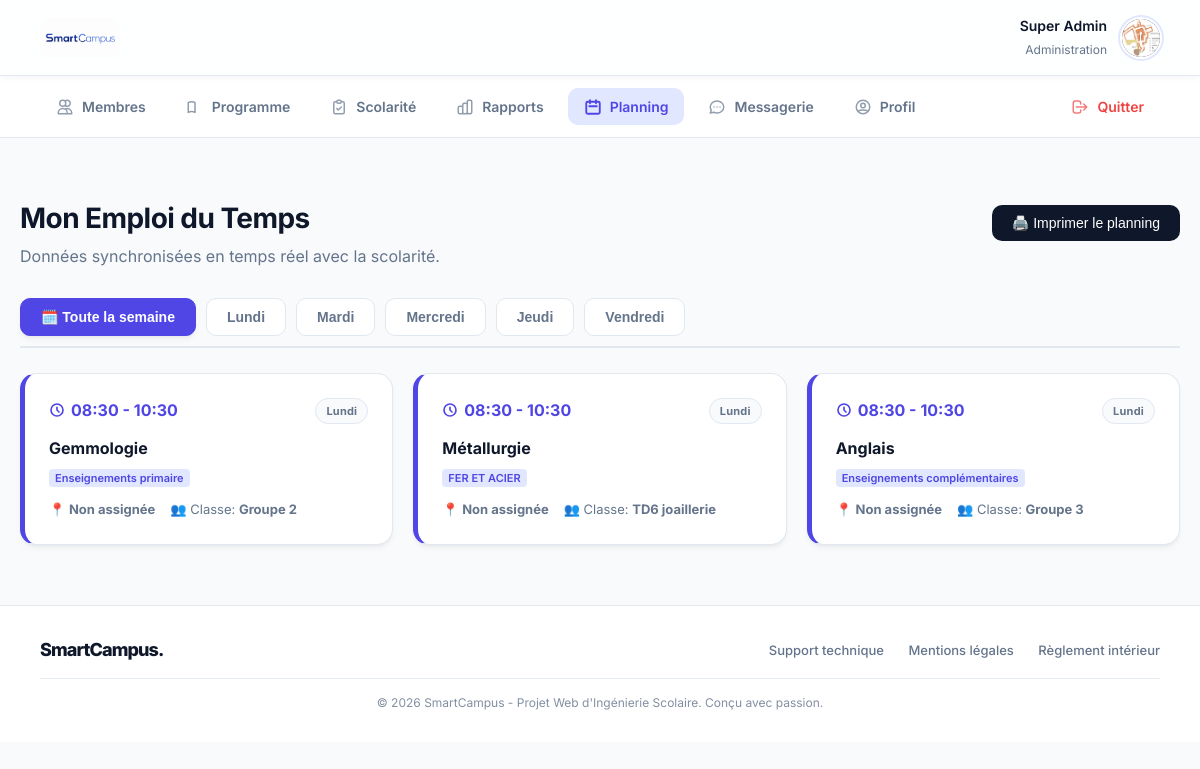
/planning.php (signed in), run on the app's committed database.
### tables this page shows
CREATE TABLE utilisateurs (
        id INTEGER PRIMARY KEY AUTOINCREMENT,
        prenom TEXT NOT NULL,
        nom TEXT NOT NULL,
        email TEXT UNIQUE NOT NULL,
        role TEXT CHECK(role IN ('etudiant', 'professeur', 'administrateur')) NOT NULL,
        mot_de_passe_hash TEXT NOT NULL,
        statut_compte TEXT DEFAULT 'actif',
        groupe_id INTEGER,
        FOREIGN KEY(groupe_id) REFERENCES groupes(id) ON DELETE SET NULL
    );

CREATE TABLE cours (
        id INTEGER PRIMARY KEY AUTOINCREMENT,
        titre TEXT NOT NULL,
        categorie TEXT NOT NULL,
        description TEXT,
        groupe_id INTEGER,
        professeur_id INTEGER, jour VARCHAR(20) DEFAULT 'Lundi', heure_debut VARCHAR(10) DEFAULT '08:30', heure_fin VARCHAR(10) DEFAULT '10:30', salle VARCHAR(50) DEFAULT 'Non assignée',
        FOREIGN KEY(groupe_id) REFERENCES groupes(id) ON DELETE CASCADE,
        FOREIGN KEY(professeur_id) REFERENCES utilisateurs(id) ON DELETE SET NULL
    );

CREATE TABLE groupes (
        id INTEGER PRIMARY KEY AUTOINCREMENT,
        nom TEXT NOT NULL UNIQUE
    );

### planning.php (the view, shortened to what this page needs)
<?php
require_once 'db.php';
$mon_id = $_SESSION['utilisateur_id'];
$mon_role = $_SESSION['role'];
$order_sql = "
    ORDER BY
    CASE c.jour
        WHEN 'Lundi' THEN 1
        WHEN 'Mardi' THEN 2
        WHEN 'Mercredi' THEN 3
        WHEN 'Jeudi' THEN 4
        WHEN 'Vendredi' THEN 5
        ELSE 6
    END,
    c.heure_debut ASC
";
if ($mon_role === 'etudiant') {
    $stmt_plan = $db->prepare("
        SELECT c.*, u.nom as prof_nom, u.prenom as prof_prenom, g.nom as classe_nom
        FROM cours c
        LEFT JOIN utilisateurs u ON c.professeur_id = u.id
        JOIN groupes g ON c.groupe_id = g.id
        WHERE c.groupe_id = (SELECT groupe_id FROM utilisateurs WHERE id = ?)
        " . $order_sql . "
    ");
    $stmt_plan->execute([$mon_id]);
} else {
    $stmt_plan = $db->prepare("
        SELECT c.*, u.nom as prof_nom, g.nom as classe_nom
        FROM cours c
        LEFT JOIN utilisateurs u ON c.professeur_id = u.id
        JOIN groupes g ON c.groupe_id = g.id
        " . $order_sql . "
    ");
    $stmt_plan->execute();
}
$tous_les_cours = $stmt_plan->fetchAll(PDO::FETCH_ASSOC);
?>
<!DOCTYPE html>
<html lang="fr">
<head>
    <link rel="stylesheet" href="style.css">
</head>
<body>
    <?php include 'menu.php'; ?>
    <div class="container">
        <div style="display:flex; justify-content:space-between; align-items:center; margin-bottom:30px;">
            <div>
                <h1>Mon Emploi du Temps</h1>
                <p style="color:var(--text-muted); margin:0;">Données synchronisées en temps réel avec la scolarité.</p>
            </div>
            <button class="btn-action" onclick="window.print()" style="background-color:var(--text-main);">🖨️ Imprimer le planning</button>
        </div>
        <div class="tabs-container">
            <button class="tab-btn active" onclick="filtrerJour('Tous')">🗓️ Toute la semaine</button>
            <button class="tab-btn" onclick="filtrerJour('Lundi')">Lundi</button>
            <button class="tab-btn" onclick="filtrerJour('Mardi')">Mardi</button>
            <button class="tab-btn" onclick="filtrerJour('Mercredi')">Mercredi</button>
            <button class="tab-btn" onclick="filtrerJour('Jeudi')">Jeudi</button>
            <button class="tab-btn" onclick="filtrerJour('Vendredi')">Vendredi</button>
        </div>
        <?php if (empty($tous_les_cours)): ?>
            <div class="card" style="text-align:center; padding:40px; color:var(--text-muted);">
                Aucun cours programmé dans votre calendrier actuellement.
            </div>
        <?php else: ?>
            <div class="planning-grid" id="planningGrid">
                <?php foreach($tous_les_cours as $c): ?>
                    <div class="card agenda-card" data-jour="<?= htmlspecialchars($c['jour'] ?? 'Lundi') ?>">
                        <div>
                            <div style="display:flex; justify-content:space-between; align-items:start;">
                                <div class="agenda-time">
                                    <svg xmlns="http://www.w3.org/2000/svg" width="16" height="16" fill="none" viewBox="0 0 24 24" stroke="currentColor" stroke-width="2.5">
                                        <path stroke-linecap="round" stroke-linejoin="round" d="M12 8v4l3 3m6-3a9 9 0 11-18 0 9 9 0 0118 0z" />
                                    </svg>
                                    <?= htmlspecialchars(substr($c['heure_debut'] ?? '00:00', 0, 5)) ?> - <?= htmlspecialchars(substr($c['heure_fin'] ?? '00:00', 0, 5)) ?>
                                </div>
                                <span class="badge badge-neutral" style="font-size:11px; font-weight:700;">
                                    <?= htmlspecialchars($c['jour'] ?? 'Lundi') ?>
                                </span>
                            </div>
                            <h3 style="margin:12px 0 4px 0; font-size:16px; font-weight:700; color:var(--text-main);">
                                <?= htmlspecialchars($c['titre']) ?>
                            </h3>
                            <span style="font-size:11px; font-weight:600; color:var(--primary); background:var(--primary-light); padding:2px 6px; border-radius:4px;">
                                <?= htmlspecialchars($c['categorie'] ?? 'Général') ?>
                            </span>
                        </div>
                        <div>
                            <div class="agenda-meta">
                                <span>📍 <strong><?= htmlspecialchars($c['salle'] ?? 'Non assignée') ?></strong></span>
                                <?php if ($mon_role === 'etudiant'): ?>
                                    <span>👤 Prof: <strong><?= htmlspecialchars($c['prof_nom'] ?? 'Enseignant') ?></strong></span>
                                <?php else: ?>
                                    <span>👥 Classe: <strong><?= htmlspecialchars($c['classe_nom'] ?? '-') ?></strong></span>
                                <?php endif; ?>
                            </div>
                        </div>
                    </div>
                <?php endforeach; ?>
            </div>
        <?php endif; ?>
    </div>
<?php include 'footer.php'; ?>
</body>
</html>

### menu.php (shortened to what this page needs)
<?php
require_once 'db.php';
$mon_id = $_SESSION['utilisateur_id'];
$mon_role = $_SESSION['role'];
$stmt_menu = $db->prepare("SELECT u.*, g.nom as nom_groupe FROM utilisateurs u LEFT JOIN groupes g ON u.groupe_id = g.id WHERE u.id = ?");
$stmt_menu->execute([$mon_id]);
$user_menu = $stmt_menu->fetch(PDO::FETCH_ASSOC);
$initiales_menu = strtoupper(substr($user_menu['prenom'], 0, 1) . substr($user_menu['nom'], 0, 1));
$avatar_menu_url = null;
$search_avatar_menu = glob("uploads/avatars/avatar_" . $mon_id . ".*");
if (!empty($search_avatar_menu)) { $avatar_menu_url = $search_avatar_menu[0]; }
$stmt_unread_menu = $db->prepare("SELECT COUNT(*) FROM messages WHERE destinataire_id = ? AND lu = 0");
$stmt_unread_menu->execute([$mon_id]);
$messages_non_lus_menu = $stmt_unread_menu->fetchColumn();
$current_page = basename($_SERVER['PHP_SELF']);
?>
<header class="top-bar">
    <img src="images/logo.jpg" alt="SmartCampus" onerror="this.src='https://via.placeholder.com/120x45?text=SmartCampus'">
    <div class="user-widget">
        <div class="user-widget-info" style="text-align: right;">
            <strong style="color:var(--text-main); font-size:14px;"><?= htmlspecialchars($user_menu['prenom'] . ' ' . $user_menu['nom']) ?></strong>
            <span style="font-size:12px; color:var(--text-muted);">
                <?php
                if ($mon_role === 'administrateur') echo 'Administration';
                elseif ($mon_role === 'professeur') echo 'Corps Enseignant';
                else echo htmlspecialchars($user_menu['nom_groupe'] ?? 'Étudiant');
                ?>
            </span>
        </div>
        <div class="avatar-small" <?= $mon_role === 'administrateur' ? 'style="background: #1e293b;"' : '' ?>>
            <?php if ($avatar_menu_url): ?><img src="<?= $avatar_menu_url ?>" alt="Profil"><?php else: ?><?= $initiales_menu ?><?php endif; ?>
        </div>
    </div>
</header>
<nav class="top-nav">
    <?php if ($mon_role === 'administrateur'): ?>
        <a href="dashboard_administrateur.php" class="<?= $current_page === 'dashboard_administrateur.php' ? 'active' : '' ?>">
            <svg fill="none" viewBox="0 0 24 24" stroke="currentColor" stroke-width="2"><path stroke-linecap="round" stroke-linejoin="round" d="M12 4.354a4 4 0 110 5.292M15 21H3v-1a6 6 0 0112 0v1zm0 0h6v-1a6 6 0 00-9-5.197M13 7a4 4 0 11-8 0 4 4 0 018 0z" /></svg> Membres
        </a>
        <a href="gestion_cours.php" class="<?= $current_page === 'gestion_cours.php' ? 'active' : '' ?>">
            <svg fill="none" viewBox="0 0 24 24" stroke="currentColor" stroke-width="2"><path stroke-linecap="round" stroke-linejoin="round" d="M12 6.253v13m0-13C10.832 5.477 9.246 5 7.5 5S4.168 5.477 3 6.253v13C4.168 18.477 5.754 18 7.5 18s3.332.477 4.5 1.253" /></svg> Programme
        </a>
        <a href="gestion_absences.php" class="<?= $current_page === 'gestion_absences.php' ? 'active' : '' ?>">
            <svg fill="none" viewBox="0 0 24 24" stroke="currentColor" stroke-width="2"><path stroke-linecap="round" stroke-linejoin="round" d="M9 5H7a2 2 0 00-2 2v12a2 2 0 002 2h10a2 2 0 002-2V7a2 2 0 00-2-2h-2M9 5a2 2 0 002 2h2a2 2 0 002-2M9 5a2 2 0 012-2h2a2 2 0 012 2m-6 9l2 2 4-4" /></svg> Scolarité
        </a>
        <a href="rapports_admin.php" class="<?= $current_page === 'rapports_admin.php' ? 'active' : '' ?>">
            Rapports
        </a>
    <?php endif; ?>
    <a href="planning.php" class="<?= $current_page === 'planning.php' ? 'active' : '' ?>">
        <svg fill="none" viewBox="0 0 24 24" stroke="currentColor" stroke-width="2"><path stroke-linecap="round" stroke-linejoin="round" d="M8 7V3m8 4V3m-9 8h10M5 21h14a2 2 0 002-2V7a2 2 0 00-2-2H5a2 2 0 00-2 2v12a2 2 0 002 2z" /></svg> Planning
    </a>
    <a href="messagerie.php" class="<?= $current_page === 'messagerie.php' ? 'active' : '' ?>">
        <svg fill="none" viewBox="0 0 24 24" stroke="currentColor" stroke-width="2"><path stroke-linecap="round" stroke-linejoin="round" d="M8 12h.01M12 12h.01M16 12h.01M21 12c0 4.418-4.03 8-9 8a9.863 9.863 0 01-4.255-.949L3 20l1.395-3.72C3.512 15.042 3 13.574 3 12c0-4.418 4.03-8 9-8s9 3.582 9 8z" /></svg>
        Messagerie <?php if ($messages_non_lus_menu > 0): ?><span class="notification-badge"><?= $messages_non_lus_menu ?></span><?php endif; ?>
    </a>
    <a href="profil.php" class="<?= $current_page === 'profil.php' ? 'active' : '' ?>">
        <svg fill="none" viewBox="0 0 24 24" stroke="currentColor" stroke-width="2"><path stroke-linecap="round" stroke-linejoin="round" d="M5.121 17.804A13.937 13.937 0 0112 16c2.5 0 4.847.655 6.879 1.804M15 10a3 3 0 11-6 0 3 3 0 016 0zm6 2a9 9 0 11-18 0 9 9 0 0118 0z" /></svg> Profil
    </a>
    <a href="deconnexion.php" style="color: var(--danger); margin-left: auto;">
        <svg fill="none" viewBox="0 0 24 24" stroke="currentColor" stroke-width="2"><path stroke-linecap="round" stroke-linejoin="round" d="M17 16l4-4m0 0l-4-4m4 4H7m6 4v1a3 3 0 01-3 3H6a3 3 0 01-3-3V7a3 3 0 013-3h4a3 3 0 013 3v1" /></svg> Quitter
    </a>
</nav>

### style.css (style rules this page uses)
:root { --primary: #4f46e5; --primary-hover: #4338ca; --primary-light: #e0e7ff; --bg-body: #f8fafc; --surface: #ffffff; --text-main: #0f172a; --text-muted: #64748b; --border: #e2e8f0; --success: #10b981; --success-bg: #d1fae5; --danger: #ef4444; --danger-bg: #fee2e2; --warning: #f59e0b; --radius-md: 10px; --radius-lg: 16px; --shadow-sm: 0 1px 2px 0 rgb(0 0 0 / 0.05); --shadow-md: 0 4px 6px -1px rgb(0 0 0 / 0.05), 0 2px 4px -2px rgb(0 0 0 / 0.05); --shadow-hover: 0 10px 15px -3px rgb(0 0 0 / 0.08), 0 4px 6px -4px rgb(0 0 0 / 0.04); --transition: all 0.25s ease; }
body { font-family: 'Inter', sans-serif; background-color: var(--bg-body); color: var(--text-main); margin: 0; padding: 0; line-height: 1.5; }
h1 { font-size: 28px; font-weight: 700; margin-bottom: 5px; letter-spacing: -0.02em; }
a { text-decoration: none; transition: var(--transition); }
.top-bar { display: flex; justify-content: space-between; align-items: center; padding: 15px 40px; position: sticky; top: 0; z-index: 1000; background: rgba(255, 255, 255, 0.85); backdrop-filter: blur(12px); -webkit-backdrop-filter: blur(12px); border-bottom: 1px solid var(--border); box-shadow: 0 4px 6px -1px rgba(0, 0, 0, 0.03); }
.top-bar img { height: 40px; border-radius: 6px; }
.user-widget { display: flex; align-items: center; gap: 15px; }
.user-widget-info strong { display: block; font-size: 14px; font-weight: 600; }
.user-widget-info span { font-size: 12px; color: var(--text-muted); }
.avatar-small { width: 38px; height: 38px; border-radius: 50%; background: var(--primary); color: white; display: flex; align-items: center; justify-content: center; font-weight: 600; font-size: 14px; overflow: hidden; box-shadow: 0 0 0 2px var(--surface), 0 0 0 4px var(--primary-light); }
.avatar-small img { width: 100%; height: 100%; object-fit: cover; }
.top-nav { display: flex; gap: 8px; padding: 12px 40px; background-color: var(--surface); border-bottom: 1px solid var(--border); overflow-x: auto; }
.top-nav a { display: inline-flex; align-items: center; gap: 8px; text-decoration: none; color: var(--text-muted); font-weight: 600; font-size: 14px; padding: 8px 16px; border-radius: var(--radius-md); transition: all 0.2s ease; }
.top-nav a svg { width: 18px; height: 18px; opacity: 0.7; transition: opacity 0.2s ease; }
.top-nav a.active { background-color: var(--primary-light); color: var(--primary); }
.top-nav a.active svg { opacity: 1; stroke-width: 2.5px; }
.container { max-width: 1200px; margin: 40px auto; padding: 0 20px; }
.card { background: var(--surface); border: 1px solid var(--border); border-radius: var(--radius-lg); box-shadow: var(--shadow-md); padding: 24px; min-width: 0; transition: var(--transition); }
.btn-action { background: var(--primary); color: white; border: none; padding: 10px 20px; border-radius: var(--radius-md); cursor: pointer; font-weight: 500; font-size: 14px; transition: var(--transition); display: inline-flex; align-items: center; justify-content: center; }
.badge { padding: 4px 10px; border-radius: 20px; font-size: 12px; font-weight: 600; display: inline-block; letter-spacing: 0.02em; }
.badge-neutral { background: var(--bg-body); color: var(--text-muted); border: 1px solid var(--border); }

### planning.php (style rules this page uses)
.tabs-container { display: flex; gap: 10px; margin-bottom: 25px; border-bottom: 2px solid var(--border); padding-bottom: 10px; }
.tab-btn { padding: 10px 20px; border-radius: var(--radius-md); font-weight: 600; font-size: 14px; background: white; border: 1px solid var(--border); cursor: pointer; color: var(--text-muted); transition: var(--transition); }
.tab-btn:hover, .tab-btn.active { background: var(--primary); color: white; border-color: var(--primary); box-shadow: var(--shadow-md); }
.planning-grid { display: grid; grid-template-columns: repeat(auto-fill, minmax(320px, 1fr)); gap: 20px; }
.agenda-card { border-left: 5px solid var(--primary); display: flex; flex-direction: column; justify-content: space-between; }
.agenda-time { font-size: 16px; font-weight: 700; color: var(--primary); display: flex; align-items: center; gap: 6px; }
.agenda-meta { font-size: 13px; color: var(--text-muted); margin-top: 12px; display: flex; gap: 15px; }

### data on the page
utilisateurs: prenom+nom "Super Admin"
cours: heure_debut "08:30", heure_fin "10:30", jour "Lundi", titre "Gemmologie", categorie "Enseignements primaire", salle "Non assignée", groupe.nom "Groupe 2"
cours: heure_debut "08:30", heure_fin "10:30", jour "Lundi", titre "Métallurgie", categorie "FER ET ACIER", salle "Non assignée", groupe.nom "TD6 joaillerie"
cours: heure_debut "08:30", heure_fin "10:30", jour "Lundi", titre "Anglais", categorie "Enseignements complémentaires", salle "Non assignée", groupe.nom "Groupe 3"
